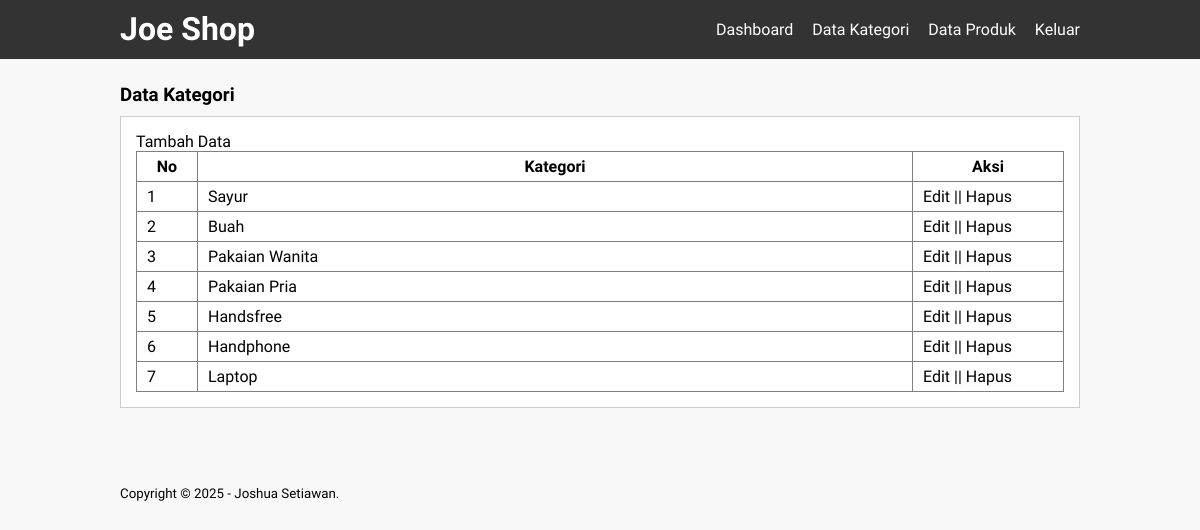
Screenshot of /data-kategori.php with the database file from the repository.
### tables this page shows
CREATE TABLE `tb_category` (
  `category_id` int(11) NOT NULL,
  `category_name` varchar(25) NOT NULL
);

### data-kategori.php (the view, shortened to what this page needs)
<?php
include 'db.php';
?>
<!DOCTYPE html>
<html>
<head>
	<link rel="stylesheet" type="text/css" href="css/style.css">
</head>
<body>
	<header>
		<div class="container">
			<h1><a href="dashboard.php">Joe Shop</a></h1>
			<ul>
				<li><a href="dashboard.php">Dashboard</a></li>
				<li><a href="data-kategori.php">Data Kategori</a></li>
				<li><a href="data-produk.php">Data Produk</a></li>
				<li><a href="keluar.php">Keluar</a></li>
			</ul>
		</div>
	</header>
	<div class="section">
		<div class="container">
			<h3>Data Kategori</h3>
			<div class="box">
				<p><a href="tambah-kategori.php">Tambah Data</a></p>
				<table border="1" cellspacing="0" class="table">
					<thead>
						<tr>
							<th width="60px">No</th>
							<th>Kategori</th>
							<th width="150px">Aksi</th>
						</tr>
					</thead>
					<tbody>
						<?php
							$no = 1;
							$kategori = mysqli_query($conn, "SELECT * FROM tb_category ORDER BY category_id DESC");
							if(mysqli_num_rows($kategori) > 0){
							while($row = mysqli_fetch_array($kategori)){
						?>
						<tr>
							<td><?php echo $no++ ?></td>
							<td><?php echo $row['category_name'] ?></td>
							<td>
								<a href="edit-kategori.php?id=<?php echo $row['category_id'] ?>">Edit</a> || <a href="proses-hapus.php?idk=<?php echo $row['category_id'] ?>" onclick="return confirm('Yakin ingin hapus ?')">Hapus</a>
							</td>
						</tr>
						<?php }}else{ ?>
							<tr>
								<td colspan="3">Tidak ada data</td>
							</tr>
						<?php } ?>
					</tbody>
				</table>
			</div>
		</div>
	</div>
	<footer>
		<div class="container">
			<small>Copyright &copy; 2025 - Joshua Setiawan.</small>
		</div>
	</footer>
</body>
</html>

### css/style.css (style rules this page uses)
* { padding:0; margin:0; font-family: 'Quicksand', sans-serif; }
body { background-color: #f8f8f8; }
a { color: inherit; text-decoration: none; }
header { background-color: #333; color: #fff; }
header h1 { float: left; padding:10px 0; }
header ul { float: right; }
header ul li { display: inline-block; }
header ul li a { padding:20px 0 20px 15px; display: inline-block; }
footer { padding:25px 0; }
.container { width: 80%; margin:0 auto; }
.container:after { content: ''; display: block; clear: both; }
.section { padding:25px 0; }
.box { background-color: #fff; border:1px solid #ccc; padding:15px; box-sizing: border-box; margin:10px 0 25px 0; }
.box:after { content: ''; display: block; clear: both; }
.table { width: 100%; border-collapse: collapse; }
.table tr { height: 30px; }
.table tr td { padding:5px 10px; }

### rows the page displays
tb_category: category_name "Sayur"
tb_category: category_name "Buah"
tb_category: category_name "Pakaian Wanita"
tb_category: category_name "Pakaian Pria"
tb_category: category_name "Handsfree"
tb_category: category_name "Handphone"
tb_category: category_name "Laptop"
